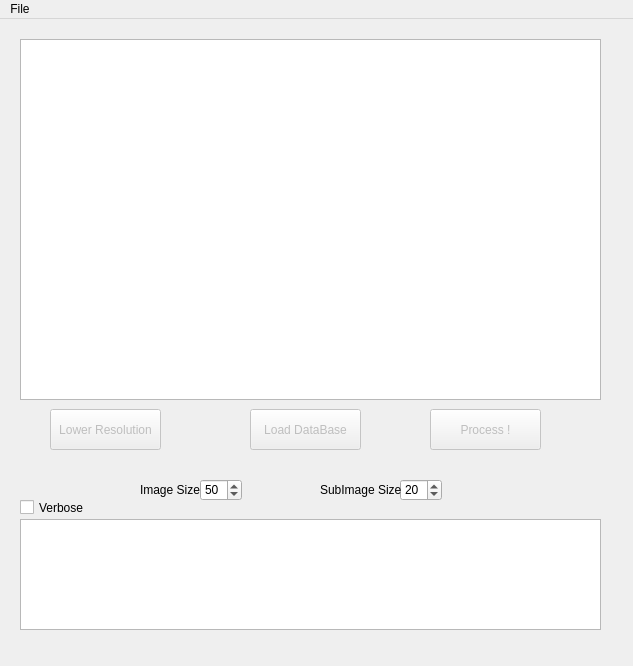
<?xml version="1.0" encoding="UTF-8"?>
<ui version="4.0">
 <class>MainWindow</class>
 <widget class="QMainWindow" name="MainWindow">
  <property name="geometry">
   <rect>
    <x>0</x>
    <y>0</y>
    <width>633</width>
    <height>666</height>
   </rect>
  </property>
  <property name="windowTitle">
   <string>MainWindow</string>
  </property>
  <widget class="QWidget" name="centralWidget">
   <widget class="QGraphicsView" name="BaseImageView">
    <property name="geometry">
     <rect>
      <x>20</x>
      <y>20</y>
      <width>581</width>
      <height>361</height>
     </rect>
    </property>
   </widget>
   <widget class="QPlainTextEdit" name="ConsoleOutpout">
    <property name="geometry">
     <rect>
      <x>20</x>
      <y>500</y>
      <width>581</width>
      <height>111</height>
     </rect>
    </property>
    <property name="verticalScrollBarPolicy">
     <enum>Qt::ScrollBarAsNeeded</enum>
    </property>
    <property name="readOnly">
     <bool>true</bool>
    </property>
   </widget>
   <widget class="QPushButton" name="ButtonDB">
    <property name="enabled">
     <bool>false</bool>
    </property>
    <property name="geometry">
     <rect>
      <x>250</x>
      <y>390</y>
      <width>111</width>
      <height>41</height>
     </rect>
    </property>
    <property name="text">
     <string>Load DataBase</string>
    </property>
   </widget>
   <widget class="QPushButton" name="ButtonProcess">
    <property name="enabled">
     <bool>false</bool>
    </property>
    <property name="geometry">
     <rect>
      <x>430</x>
      <y>390</y>
      <width>111</width>
      <height>41</height>
     </rect>
    </property>
    <property name="text">
     <string>Process !</string>
    </property>
   </widget>
   <widget class="QCheckBox" name="VerboseCheck">
    <property name="geometry">
     <rect>
      <x>20</x>
      <y>480</y>
      <width>70</width>
      <height>17</height>
     </rect>
    </property>
    <property name="text">
     <string>Verbose</string>
    </property>
   </widget>
   <widget class="QPushButton" name="ButtonLower">
    <property name="enabled">
     <bool>false</bool>
    </property>
    <property name="geometry">
     <rect>
      <x>50</x>
      <y>390</y>
      <width>111</width>
      <height>41</height>
     </rect>
    </property>
    <property name="text">
     <string>Lower Resolution</string>
    </property>
   </widget>
   <widget class="QSpinBox" name="SpinImage">
    <property name="geometry">
     <rect>
      <x>200</x>
      <y>460</y>
      <width>42</width>
      <height>22</height>
     </rect>
    </property>
    <property name="minimum">
     <number>10</number>
    </property>
    <property name="maximum">
     <number>500</number>
    </property>
    <property name="value">
     <number>50</number>
    </property>
   </widget>
   <widget class="QSpinBox" name="SpinSubImage">
    <property name="geometry">
     <rect>
      <x>400</x>
      <y>460</y>
      <width>42</width>
      <height>22</height>
     </rect>
    </property>
    <property name="minimum">
     <number>5</number>
    </property>
    <property name="maximum">
     <number>50</number>
    </property>
    <property name="value">
     <number>20</number>
    </property>
   </widget>
   <widget class="QLabel" name="label">
    <property name="geometry">
     <rect>
      <x>140</x>
      <y>460</y>
      <width>71</width>
      <height>21</height>
     </rect>
    </property>
    <property name="text">
     <string>Image Size</string>
    </property>
   </widget>
   <widget class="QLabel" name="label_2">
    <property name="geometry">
     <rect>
      <x>320</x>
      <y>460</y>
      <width>91</width>
      <height>21</height>
     </rect>
    </property>
    <property name="text">
     <string>SubImage Size</string>
    </property>
   </widget>
  </widget>
  <widget class="QMenuBar" name="menuBar">
   <property name="geometry">
    <rect>
     <x>0</x>
     <y>0</y>
     <width>633</width>
     <height>21</height>
    </rect>
   </property>
   <widget class="QMenu" name="menuFile">
    <property name="title">
     <string>File</string>
    </property>
    <addaction name="File_Open"/>
    <addaction name="separator"/>
    <addaction name="File_Save"/>
    <addaction name="separator"/>
    <addaction name="File_Quit"/>
   </widget>
   <addaction name="menuFile"/>
  </widget>
  <action name="File_Open">
   <property name="text">
    <string>Open</string>
   </property>
   <property name="shortcut">
    <string>O</string>
   </property>
  </action>
  <action name="File_Save">
   <property name="text">
    <string>Save</string>
   </property>
   <property name="shortcut">
    <string>Ctrl+S</string>
   </property>
  </action>
  <action name="File_Quit">
   <property name="text">
    <string>Quit</string>
   </property>
   <property name="shortcut">
    <string>Ctrl+Q</string>
   </property>
  </action>
 </widget>
 <layoutdefault spacing="6" margin="11"/>
 <resources/>
 <connections/>
</ui>
